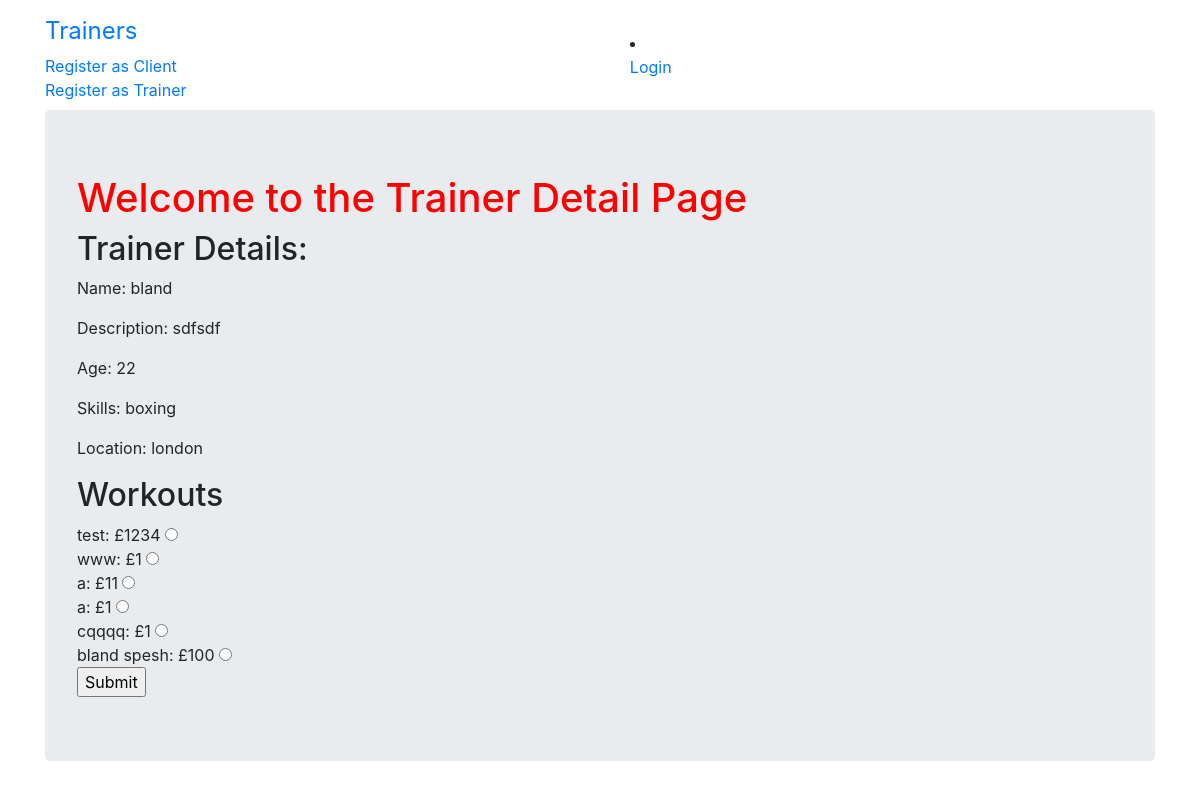
The app's page /trainers/9/ with its own data.
### gym/models.py (models this page shows, shortened)
class TrainerProfile(models.Model):
    user = models.OneToOneField(User,on_delete=models.CASCADE,primary_key=True)
    name = models.CharField(max_length=100,null=True)
    description = models.TextField()
    age = models.PositiveIntegerField(null=True)
    gender = models.CharField(max_length=30,null=True)
    location = models.CharField(max_length=30,null=True)
    skills = models.CharField(max_length=30,null=True)
    profile_img = models.ImageField(upload_to='profile_image', blank=True)

class User(AbstractUser):
    is_trainer = models.BooleanField(default=False)
    is_client= models.BooleanField(default=False)

class Workout(models.Model):
    trainer = models.ForeignKey(TrainerProfile,on_delete=models.CASCADE ,related_name='workouts')
    name = models.CharField(max_length=200,null=True)
    price = models.IntegerField()

### gym/views.py (the view)
# urls.py: path('trainers/<pk>/',views.TrainerDetailView.as_view(),name='trainer_detail'),
class TrainerDetailView(DetailView):
    context_object_name = 'trainer_detail'
    model = TrainerProfile
    template_name = 'gym/trainer_detail.html'

### gym/templates/gym/trainer_detail.html (shortened to what this page needs)
{% extends 'base.html' %}
{% block content%}
<div class="jumbotron">
  <h1>Welcome to the Trainer Detail Page </h1>
  <h2>Trainer Details: </h2>
  <p>Name: {{trainer_detail.user.username }}</p>
  <p>Description: {{trainer_detail.description}}</p>
  <p>Age: {{ trainer_detail.age }}</p>
  <p>Skills: {{ trainer_detail.skills }}</p>
  <p>Location: {{ trainer_detail.location}}</p>
  <h2>Workouts</h2>
  {% if user.is_trainer %}
  <form method="post">
    {% csrf_token %}
    {% for workout in trainer_detail.workouts.all %}
    {{ workout.name }}: £{{ workout.price }}
    <input type="radio" name="workout" value="{{ workout.price }}">
    <p> <a class="btn btn-warning" href="{% url 'gym:workout_update' pk=workout.pk %}">Update</a>  <a class="btn btn-warning" href="{% url 'gym:workout_remove' pk=workout.pk %}">Delete</a> </p>
    <br>
    {% endfor%}
    <input type="submit" value="Submit">
</form>
</div>
<div class="container">
  <p> <a class="btn btn-success" href="{% url 'gym:addWorkout' pk=trainer_detail.pk %}">Add New Workout</a> </p>
  <p> <a class="btn btn-success" href="{% url 'gym:trainer_update' pk=trainer_detail.pk %}">Update Profile</a> </p>
</div>
  {% else %}
  <form method="post">
    {% for workout in trainer_detail.workouts.all %}
    {{ workout.name }}: £{{ workout.price }}
    <input type="radio" name="workout" value="{{ workout.price }}">
    <br>
    {% endfor%}
    <input type="submit" value="Submit">
</form>
{% endif %}
{% endblock %}

### gym/static/gym/css/app.css (style rules this page uses)
h1 { color: red; }

### records on screen
TrainerProfile: user.username "bland", description "sdfsdf", age "22", skills "boxing", location "london"
Workout: name "test", price "1234"
Workout: name "www", price "1"
Workout: name "a", price "11"
Workout: name "a", price "1"
Workout: name "cqqqq", price "1"
Workout: name "bland spesh", price "100"
